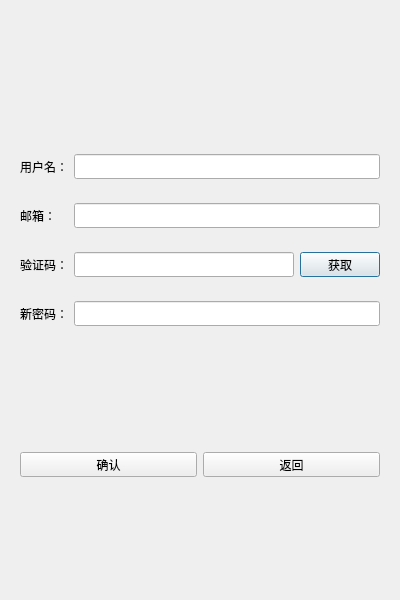
<?xml version="1.0" encoding="UTF-8"?>
<ui version="4.0">
 <class>ResetDialog</class>
 <widget class="QDialog" name="ResetDialog">
  <property name="geometry">
   <rect>
    <x>0</x>
    <y>0</y>
    <width>400</width>
    <height>600</height>
   </rect>
  </property>
  <property name="minimumSize">
   <size>
    <width>400</width>
    <height>600</height>
   </size>
  </property>
  <property name="maximumSize">
   <size>
    <width>400</width>
    <height>600</height>
   </size>
  </property>
  <property name="windowTitle">
   <string>Dialog</string>
  </property>
  <layout class="QVBoxLayout" name="verticalLayout">
   <item>
    <spacer name="verticalSpacer">
     <property name="orientation">
      <enum>Qt::Vertical</enum>
     </property>
     <property name="sizeHint" stdset="0">
      <size>
       <width>20</width>
       <height>40</height>
      </size>
     </property>
    </spacer>
   </item>
   <item>
    <widget class="QLabel" name="err_tip">
     <property name="minimumSize">
      <size>
       <width>0</width>
       <height>25</height>
      </size>
     </property>
     <property name="maximumSize">
      <size>
       <width>16777215</width>
       <height>25</height>
      </size>
     </property>
     <property name="text">
      <string/>
     </property>
     <property name="alignment">
      <set>Qt::AlignCenter</set>
     </property>
    </widget>
   </item>
   <item>
    <widget class="QWidget" name="widget" native="true">
     <layout class="QHBoxLayout" name="horizontalLayout">
      <item>
       <widget class="QLabel" name="user_lb">
        <property name="minimumSize">
         <size>
          <width>0</width>
          <height>25</height>
         </size>
        </property>
        <property name="maximumSize">
         <size>
          <width>16777215</width>
          <height>25</height>
         </size>
        </property>
        <property name="text">
         <string>用户名：</string>
        </property>
       </widget>
      </item>
      <item>
       <widget class="QLineEdit" name="user_edit">
        <property name="minimumSize">
         <size>
          <width>0</width>
          <height>25</height>
         </size>
        </property>
        <property name="maximumSize">
         <size>
          <width>16777215</width>
          <height>25</height>
         </size>
        </property>
       </widget>
      </item>
     </layout>
    </widget>
   </item>
   <item>
    <widget class="QWidget" name="widget_2" native="true">
     <layout class="QHBoxLayout" name="horizontalLayout_2">
      <item>
       <widget class="QLabel" name="email_lb">
        <property name="minimumSize">
         <size>
          <width>48</width>
          <height>25</height>
         </size>
        </property>
        <property name="maximumSize">
         <size>
          <width>48</width>
          <height>25</height>
         </size>
        </property>
        <property name="text">
         <string>邮箱：</string>
        </property>
       </widget>
      </item>
      <item>
       <widget class="QLineEdit" name="email_edit">
        <property name="minimumSize">
         <size>
          <width>0</width>
          <height>25</height>
         </size>
        </property>
        <property name="maximumSize">
         <size>
          <width>16777215</width>
          <height>25</height>
         </size>
        </property>
       </widget>
      </item>
     </layout>
    </widget>
   </item>
   <item>
    <widget class="QWidget" name="widget_3" native="true">
     <layout class="QHBoxLayout" name="horizontalLayout_3">
      <item>
       <widget class="QLabel" name="varify_lb">
        <property name="minimumSize">
         <size>
          <width>0</width>
          <height>25</height>
         </size>
        </property>
        <property name="maximumSize">
         <size>
          <width>16777215</width>
          <height>25</height>
         </size>
        </property>
        <property name="text">
         <string>验证码：</string>
        </property>
       </widget>
      </item>
      <item>
       <widget class="QLineEdit" name="varify_edit">
        <property name="minimumSize">
         <size>
          <width>0</width>
          <height>25</height>
         </size>
        </property>
        <property name="maximumSize">
         <size>
          <width>16777215</width>
          <height>25</height>
         </size>
        </property>
       </widget>
      </item>
      <item>
       <widget class="TimerBtn" name="varify_btn">
        <property name="minimumSize">
         <size>
          <width>0</width>
          <height>25</height>
         </size>
        </property>
        <property name="maximumSize">
         <size>
          <width>16777215</width>
          <height>25</height>
         </size>
        </property>
        <property name="text">
         <string>获取</string>
        </property>
       </widget>
      </item>
     </layout>
    </widget>
   </item>
   <item>
    <widget class="QWidget" name="widget_4" native="true">
     <layout class="QHBoxLayout" name="horizontalLayout_4">
      <item>
       <widget class="QLabel" name="pwd_lb">
        <property name="minimumSize">
         <size>
          <width>0</width>
          <height>25</height>
         </size>
        </property>
        <property name="maximumSize">
         <size>
          <width>16777215</width>
          <height>25</height>
         </size>
        </property>
        <property name="text">
         <string>新密码：</string>
        </property>
       </widget>
      </item>
      <item>
       <widget class="QLineEdit" name="pwd_edit">
        <property name="minimumSize">
         <size>
          <width>0</width>
          <height>25</height>
         </size>
        </property>
        <property name="maximumSize">
         <size>
          <width>16777215</width>
          <height>25</height>
         </size>
        </property>
       </widget>
      </item>
     </layout>
    </widget>
   </item>
   <item>
    <spacer name="verticalSpacer_2">
     <property name="orientation">
      <enum>Qt::Vertical</enum>
     </property>
     <property name="sizeHint" stdset="0">
      <size>
       <width>20</width>
       <height>40</height>
      </size>
     </property>
    </spacer>
   </item>
   <item>
    <widget class="QWidget" name="widget_5" native="true">
     <layout class="QHBoxLayout" name="horizontalLayout_5">
      <item>
       <widget class="QPushButton" name="sure_btn">
        <property name="minimumSize">
         <size>
          <width>0</width>
          <height>25</height>
         </size>
        </property>
        <property name="maximumSize">
         <size>
          <width>16777215</width>
          <height>25</height>
         </size>
        </property>
        <property name="text">
         <string>确认</string>
        </property>
       </widget>
      </item>
      <item>
       <widget class="QPushButton" name="return_btn">
        <property name="minimumSize">
         <size>
          <width>0</width>
          <height>25</height>
         </size>
        </property>
        <property name="maximumSize">
         <size>
          <width>16777215</width>
          <height>25</height>
         </size>
        </property>
        <property name="text">
         <string>返回</string>
        </property>
       </widget>
      </item>
     </layout>
    </widget>
   </item>
   <item>
    <spacer name="verticalSpacer_3">
     <property name="orientation">
      <enum>Qt::Vertical</enum>
     </property>
     <property name="sizeHint" stdset="0">
      <size>
       <width>20</width>
       <height>40</height>
      </size>
     </property>
    </spacer>
   </item>
  </layout>
 </widget>
 <customwidgets>
  <customwidget>
   <class>TimerBtn</class>
   <extends>QPushButton</extends>
   <header>timerbtn.h</header>
  </customwidget>
 </customwidgets>
 <resources/>
 <connections/>
</ui>
